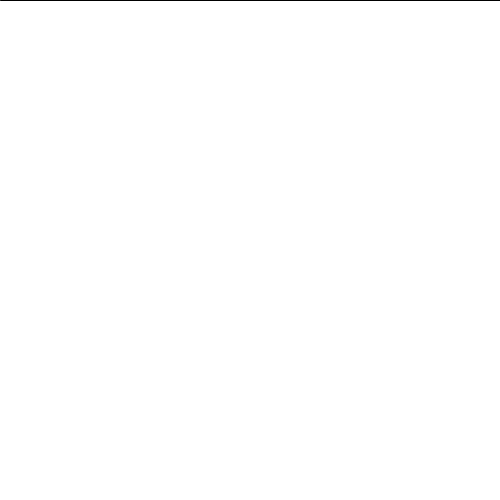
Frame 1 (no input)
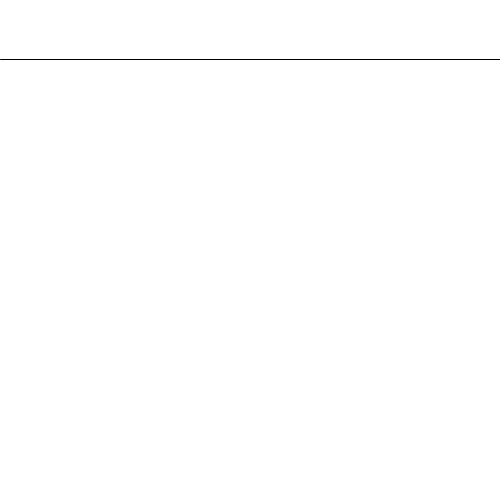
Frame 60 (the mouse pressed at the canvas centre just before this capture)
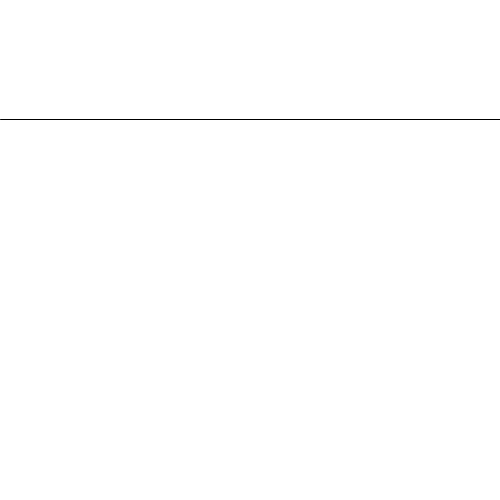
Frame 120 (the mouse held since frame 60 and released just before this capture)

The Processing sketch that drew these frames (run headless with seeded random() and noise(); from frame 60 on, the mouse is pressed at the canvas centre):

// Processing sketch: Aufgabe_1_a
// ── Aufgabe_1_a.pde
int x;
int y;
int a;
int b;

void setup(){
  size(500, 500);
  x=0;
  y=0;
  a=500;
  b=0;

}

void draw(){
  background(255);
  line(x, y, a, b);
  if(y==500){
  y=0;
  b=0;
  }
  y=y+1;
  b=b+1;
}
  
